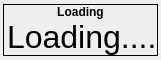
<?xml version="1.0" encoding="UTF-8"?>
<ui version="4.0">
 <class>Loading</class>
 <widget class="QDialog" name="Loading">
  <property name="windowModality">
   <enum>Qt::ApplicationModal</enum>
  </property>
  <property name="geometry">
   <rect>
    <x>0</x>
    <y>0</y>
    <width>161</width>
    <height>60</height>
   </rect>
  </property>
  <property name="sizePolicy">
   <sizepolicy hsizetype="Fixed" vsizetype="Fixed">
    <horstretch>0</horstretch>
    <verstretch>0</verstretch>
   </sizepolicy>
  </property>
  <property name="windowTitle">
   <string>Loading</string>
  </property>
  <property name="windowIcon">
   <iconset resource="gui_icons.qrc">
    <normaloff>:/icons/openrpgmaker.png</normaloff>:/icons/openrpgmaker.png</iconset>
  </property>
  <property name="styleSheet">
   <string notr="true">.QFrame
{
	border-width: 1px;
	border-style: solid;
	border-color: palette(window-text);
}

.QFrame&gt;QLabel
{
	border-width: 0px;
	background-color: palette(window-text);
	color: palette(window);
	font-weight: bold;
}

.QFrame&gt;QCheckBox
{
	background-color: palette(window-text);
	border-width: 0px;
	border-style: none;
	color: palette(window);
	spacing: 3px;
	font-weight: bold;
	padding: 0px 0px 0px 3px;
}

.QFrame&gt;QCheckBox::indicator
{
	min-width: 8px;
	max-width: 8px;
	min-height: 8px;
	max-height: 8px;
	width: 8px;
	height: 8px;
	border-width: 2px;
	border-radius: 0px;
	border-style: ridge;
	border-color: palette(mid);
}

.QFrame&gt;QCheckBox::indicator:unchecked
{
	background-color: palette(base);
}

.QFrame&gt;QCheckBox::indicator:checked
{
	background-color: palette(window-text);
}

.QFrame&gt;QCheckBox::indicator:hover
{
	border-color: palette(highlight);
}</string>
  </property>
  <layout class="QVBoxLayout" name="verticalLayout_2">
   <property name="spacing">
    <number>0</number>
   </property>
   <property name="margin">
    <number>3</number>
   </property>
   <item>
    <widget class="QFrame" name="frame">
     <property name="sizePolicy">
      <sizepolicy hsizetype="Preferred" vsizetype="Fixed">
       <horstretch>0</horstretch>
       <verstretch>0</verstretch>
      </sizepolicy>
     </property>
     <property name="frameShape">
      <enum>QFrame::Box</enum>
     </property>
     <property name="frameShadow">
      <enum>QFrame::Plain</enum>
     </property>
     <layout class="QVBoxLayout" name="verticalLayout">
      <property name="spacing">
       <number>0</number>
      </property>
      <property name="margin">
       <number>0</number>
      </property>
      <item>
       <widget class="QLabel" name="lblTitle">
        <property name="sizePolicy">
         <sizepolicy hsizetype="Preferred" vsizetype="Fixed">
          <horstretch>0</horstretch>
          <verstretch>0</verstretch>
         </sizepolicy>
        </property>
        <property name="font">
         <font>
          <weight>75</weight>
          <bold>true</bold>
         </font>
        </property>
        <property name="text">
         <string>Loading</string>
        </property>
        <property name="alignment">
         <set>Qt::AlignCenter</set>
        </property>
       </widget>
      </item>
      <item>
       <widget class="QWidget" name="widget" native="true">
        <layout class="QHBoxLayout" name="horizontalLayout">
         <property name="spacing">
          <number>0</number>
         </property>
         <property name="leftMargin">
          <number>3</number>
         </property>
         <property name="topMargin">
          <number>0</number>
         </property>
         <property name="rightMargin">
          <number>0</number>
         </property>
         <property name="bottomMargin">
          <number>0</number>
         </property>
         <item>
          <widget class="QLabel" name="lblLoading">
           <property name="font">
            <font>
             <pointsize>24</pointsize>
            </font>
           </property>
           <property name="text">
            <string>Loading....</string>
           </property>
          </widget>
         </item>
        </layout>
       </widget>
      </item>
     </layout>
    </widget>
   </item>
  </layout>
 </widget>
 <resources>
  <include location="gui_icons.qrc"/>
 </resources>
 <connections/>
</ui>
